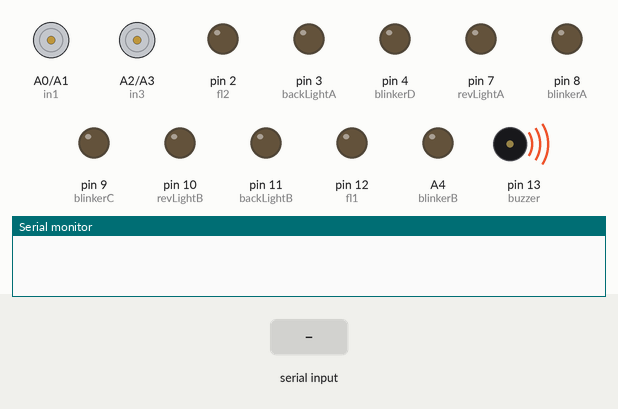
Simulated run of this sketch. Board: Arduino Uno, built with avr-gcc and run on an emulated ATmega328P. Parts: motor-driver pin pairs drawn as motors (green arrow = first pin HIGH = forward, orange = second pin HIGH = backward, longer = more drive, scaled by the enable pin), output pins drawn as LEDs (lit = HIGH), buzzer (waves = sounding, pin HIGH), the last lines printed to the serial monitor. Dashed ring = blinking. The test bench sets the inputs (shaded band).

Above: at 1.6 s.
1.7 s: "R" received over Serial
At 2.75 s:
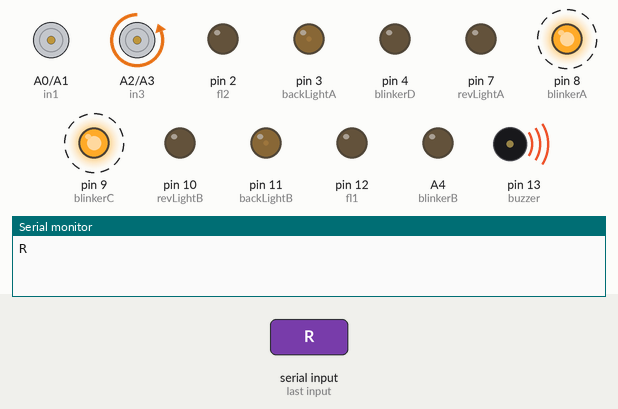
4.7 s: "W" received over Serial
At 5.75 s:
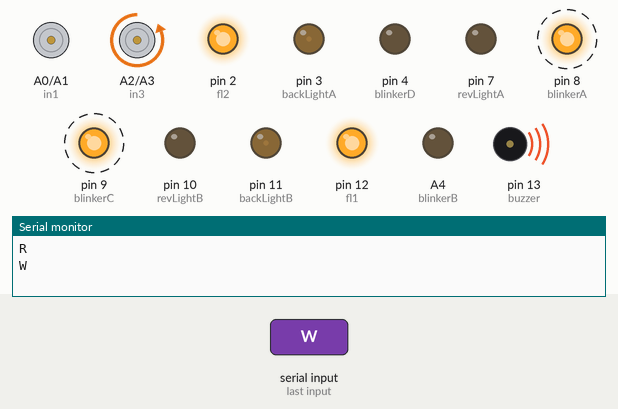
7.7 s: "U" received over Serial
At 8.9 s:
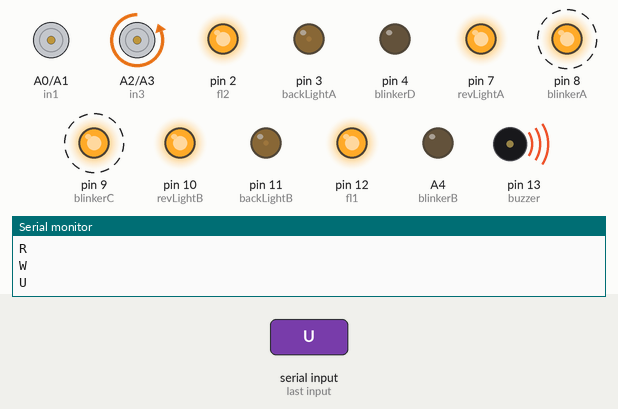
10.7 s: "w" received over Serial
At 11.75 s:
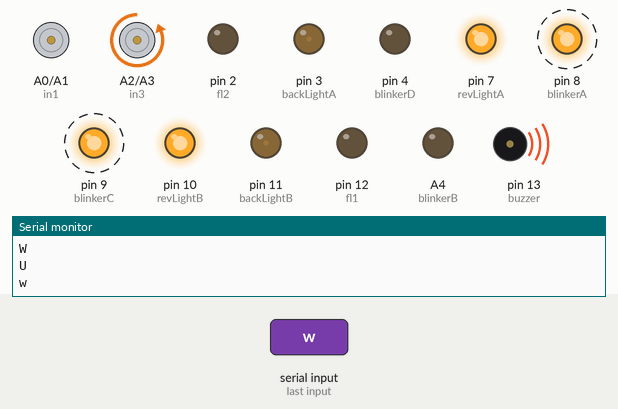
13.7 s: "F" received over Serial
At 14.9 s:
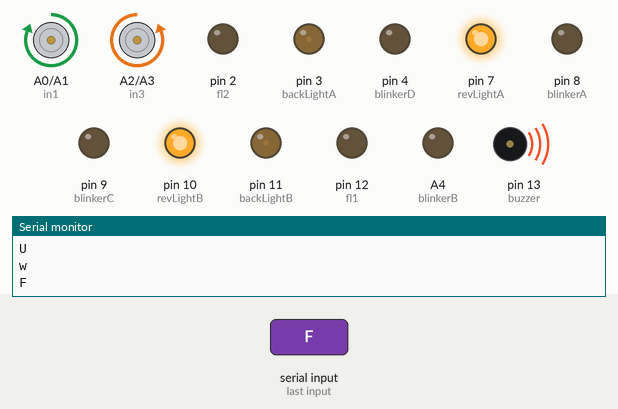
15.2 s: "u" received over Serial
At 16.1 s:
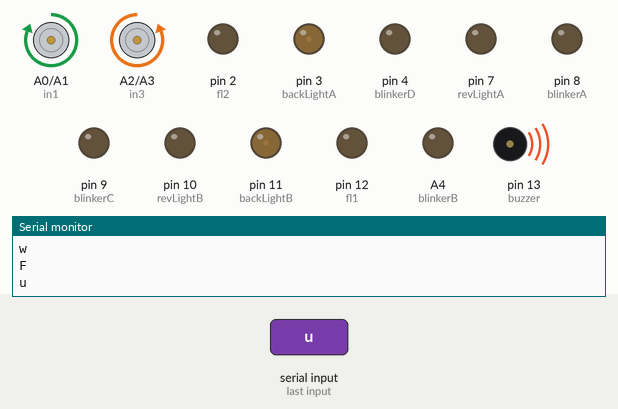
Timing chart, 0 to 17.7 s (numbered marks = the images above; inputs shaded):
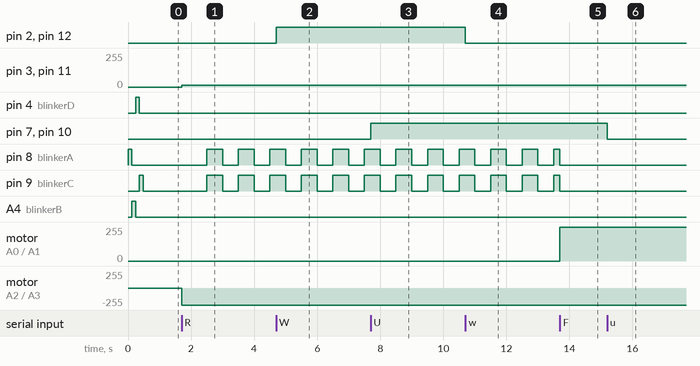

The sketch:

FIOT_MP.ino
```cpp
#define in1 A0
#define in2 A1
#define in3 A2
#define in4 A3
#define buzzer 13

#define ena 6          // PWM for Left Motors
#define enb 5          // PWM for Right Motors

// LEFT SIDE BULBS
#define fl2 2         // Front Light Right (White, No PWM)
#define backLightA 3   // Back Light Right (Red, PWM for brightness control)
#define blinkerA 8     // Right Blinker (Yellow, No PWM, ON only when turning right)
#define revLightA 7    // Back Light Right (White, No PWM)
#define blinkerC 9      //Right backside

// RIGHT SIDE BULBS
#define fl1 12          // Front Light Left (White, No PWM)
#define backLightB 11  // Back Light Left (Red, PWM for brightness control)
#define revLightB 10   // Back Light Left (White, No PWM)
#define blinkerB A4    // Left Blinker (Yellow, No PWM, ON only when turning left)
#define blinkerD 4    // Left backside

uint8_t speedValue = 255; // Default speed (0-255)
uint8_t turnSpeed = 42;   // Reduced speed for turning

bool hazardLightsOn = false;
bool frontLightsOn = false;
bool blinkRight = false;
bool blinkLeft = false;
bool revLightsOn = false;

void setup() {
  Serial.begin(9600);

  pinMode(in1, OUTPUT);
  pinMode(in2, OUTPUT);
  pinMode(in3, OUTPUT);
  pinMode(in4, OUTPUT);
  pinMode(ena, OUTPUT);
  pinMode(enb, OUTPUT);
  pinMode(buzzer, OUTPUT);
  pinMode(fl1, OUTPUT);
  pinMode(fl2, OUTPUT);
  pinMode(backLightA, OUTPUT);
  pinMode(backLightB, OUTPUT);
  pinMode(blinkerA, OUTPUT);
  pinMode(blinkerB, OUTPUT);
  pinMode(blinkerC, OUTPUT);
  pinMode(blinkerD, OUTPUT);
  pinMode(revLightA, OUTPUT);
  pinMode(revLightB, OUTPUT);

  digitalWrite(buzzer, HIGH);  // Start with buzzer OFF

  notify(1);
}

void loop() {
  static unsigned long lastBlinkTime = 0;
  const unsigned long blinkInterval = 500; // 500ms
  static bool blinkState = false;

  unsigned long currentMillis = millis();
  if (currentMillis - lastBlinkTime >= blinkInterval) {
    lastBlinkTime = currentMillis;
    blinkState = !blinkState;

    if (hazardLightsOn || blinkRight || blinkLeft) {
      if (hazardLightsOn || blinkRight) {
        digitalWrite(blinkerA, blinkState ? HIGH : LOW);
        digitalWrite(blinkerC, blinkState ? HIGH : LOW);
      }

      if (hazardLightsOn || blinkLeft) {
        digitalWrite(blinkerB, blinkState ? HIGH : LOW);
        digitalWrite(blinkerD, blinkState ? HIGH : LOW);
      }
    }
  }

  if (Serial.available() > 0) {
    // Reset all blinkers if not blinking
    if (!blinkLeft && !blinkRight && !hazardLightsOn) {
      turnOffBlinkers();
    }

    char inputvalue = char(Serial.read());
    Serial.println(inputvalue); // Debugging

    if (inputvalue == 'W') frontLightsOn = true;
    else if (inputvalue == 'w') frontLightsOn = false;

    if (inputvalue == 'U') revLightsOn = true;
    else if (inputvalue == 'u') revLightsOn = false;

    controlFrontLights(frontLightsOn);
    reverseLights(revLightsOn);

    switch (inputvalue) {
      case 'F': // Forward
        controlBrakeLights(12);
        if (!hazardLightsOn) {
          blinkLeft = false;
          blinkRight = false;
          turnOffBlinkers();
        }
        drive(HIGH, LOW, LOW, HIGH, speedValue, speedValue);
        break;

      case 'B': // Backward
        reverseLights(HIGH);
        controlBrakeLights(12);
        if (!hazardLightsOn) {
          blinkLeft = false;
          blinkRight = false;
          turnOffBlinkers();
        }
        drive(LOW, HIGH, HIGH, LOW, speedValue, speedValue);
        break;

      case 'R': // Right turn
        controlBrakeLights(12);
        if (!hazardLightsOn) {
          blinkLeft = false;
          turnOffLeftBlinkers();
          blinkRight = true;
        }
        drive(LOW, LOW, LOW, HIGH, speedValue, speedValue);
        break;

      case 'L': // Left turn
        controlBrakeLights(12);
        if (!hazardLightsOn) {
          blinkRight = false;
          turnOffRightBlinkers();
          blinkLeft = true;
        }
        drive(HIGH, LOW, LOW, LOW, speedValue, speedValue);
        break;

      case 'G': // Forward + Left
        controlBrakeLights(12);
        if (!hazardLightsOn) {
          blinkRight = false;
          turnOffRightBlinkers();
          blinkLeft = true;
        }
        drive(HIGH, LOW, LOW, HIGH, speedValue, turnSpeed);
        break;

      case 'I': // Forward + Right
        controlBrakeLights(12);
        if (!hazardLightsOn) {
          blinkLeft = false;
          turnOffLeftBlinkers();
          blinkRight = true;
        }
        drive(HIGH, LOW, LOW, HIGH, turnSpeed, speedValue);
        break;

      case 'H': // Backward + Left
        reverseLights(HIGH);
        controlBrakeLights(12);
        if (!hazardLightsOn) {
          blinkRight = false;
          turnOffRightBlinkers();
          blinkLeft = true;
        }
        drive(LOW, HIGH, HIGH, LOW, turnSpeed, speedValue);
        break;

      case 'J': // Backward + Right
        reverseLights(HIGH);
        controlBrakeLights(12);
        if (!hazardLightsOn) {
          blinkLeft = false;
          turnOffLeftBlinkers();
          blinkRight = true;
        }
        drive(LOW, HIGH, HIGH, LOW, speedValue, turnSpeed);
        break;

      case 'U':
        revLightsOn = true;
        break;

      case 'u':
        revLightsOn = false;
        break;

      case 'V': // Buzzer ON
        digitalWrite(buzzer, LOW);
        break;

      case 'v': // Buzzer OFF
        digitalWrite(buzzer, HIGH);
        break;

      case 'X': // Hazard Lights ON
        hazardLightsOn = true;
        break;

      case 'x': // Hazard Lights OFF
        hazardLightsOn = false;
        turnOffBlinkers();
        break;

      case 'S': // Stop
        controlBrakeLights(240);
        if (!revLightsOn) {
          digitalWrite(revLightA, LOW);
          digitalWrite(revLightB, LOW);
        }
        drive(LOW, LOW, LOW, LOW, 0, 0);

        if (!hazardLightsOn) {
          if (blinkLeft) {
            blinkLeft = false;
            turnOffLeftBlinkers();
          }
          if (blinkRight) {
            blinkRight = false;
            turnOffRightBlinkers();
          }
        }
        break;

      case 'D': // Bluetooth Disconnected
        // Stop the car
        drive(LOW, LOW, LOW, LOW, 0, 0);

        // Turn off all blinkers
        hazardLightsOn = false;
        blinkLeft = false;
        blinkRight = false;
        turnOffBlinkers();

        // Turn off front and reverse lights
        frontLightsOn = false;
        controlFrontLights(false);
        digitalWrite(revLightA, LOW);
        digitalWrite(revLightB, LOW);
        controlBrakeLights(0);

        // disconnect notification beep 3 times and blink 3 times
        notify(3);
        break;
    }
  }
}

void drive(uint8_t i1, uint8_t i2, uint8_t i3, uint8_t i4, uint8_t leftSpeed, uint8_t rightSpeed) {
  digitalWrite(in1, i1);
  digitalWrite(in2, i2);
  digitalWrite(in3, i3);
  digitalWrite(in4, i4);
  analogWrite(ena, leftSpeed);
  analogWrite(enb, rightSpeed);
}

void controlFrontLights(bool state) {
  digitalWrite(fl1, state ? HIGH : LOW);
  digitalWrite(fl2, state ? HIGH : LOW);
}

void controlBrakeLights(uint8_t val) {
  analogWrite(backLightA, val);
  analogWrite(backLightB, val);
}

void reverseLights(bool state) {
  digitalWrite(revLightA, state ? HIGH : LOW);
  digitalWrite(revLightB, state ? HIGH : LOW);
}

void turnOffBlinkers() {
  digitalWrite(blinkerA, LOW);
  digitalWrite(blinkerB, LOW);
  digitalWrite(blinkerC, LOW);
  digitalWrite(blinkerD, LOW);
}

void notify(uint8_t fancyTimes) {
  for (uint8_t i = 0; i < fancyTimes; i++) {
    // Step A
    digitalWrite(blinkerA, HIGH);
    digitalWrite(buzzer, LOW);   // Buzzer ON with first light
    delay(120);
    digitalWrite(blinkerA, LOW);
    digitalWrite(buzzer, HIGH);  // Buzzer OFF

    // Step B
    digitalWrite(blinkerB, HIGH);
    delay(120);
    digitalWrite(blinkerB, LOW);

    // Step C
    digitalWrite(blinkerD, HIGH);
    delay(120);
    digitalWrite(blinkerD, LOW);

    // Step D
    digitalWrite(blinkerC, HIGH);
    delay(120);
    digitalWrite(blinkerC, LOW);
  }
}

void turnOffLeftBlinkers() {
  digitalWrite(blinkerB, LOW);
  digitalWrite(blinkerD, LOW);
}

void turnOffRightBlinkers() {
  digitalWrite(blinkerA, LOW);
  digitalWrite(blinkerC, LOW);
}
```

Measured:
- after the input at 1.7 s, pin 3 (backLightA), pin 11 (backLightB): 0/255 → 12/255 at once; pin 8 (blinkerA), pin 9 (blinkerC): alternates HIGH for 0.50 s and LOW for 0.50 s, starting after 0.80 s; motor on A2 (in3) / A3 (in4): stopped → backward 255/255 at once
- after the input at 4.7 s, pin 2 (fl2), pin 12 (fl1): LOW → HIGH at once
- after the input at 7.7 s, pin 7 (revLightA), pin 10 (revLightB): LOW → HIGH at once
- after the input at 10.7 s, pin 2 (fl2), pin 12 (fl1): HIGH → LOW at once
- after the input at 13.7 s, motor on A0 (in1) / A1 (in2): stopped → forward 255/255 at once
- after the input at 15.2 s, pin 7 (revLightA), pin 10 (revLightB): HIGH → LOW at once
